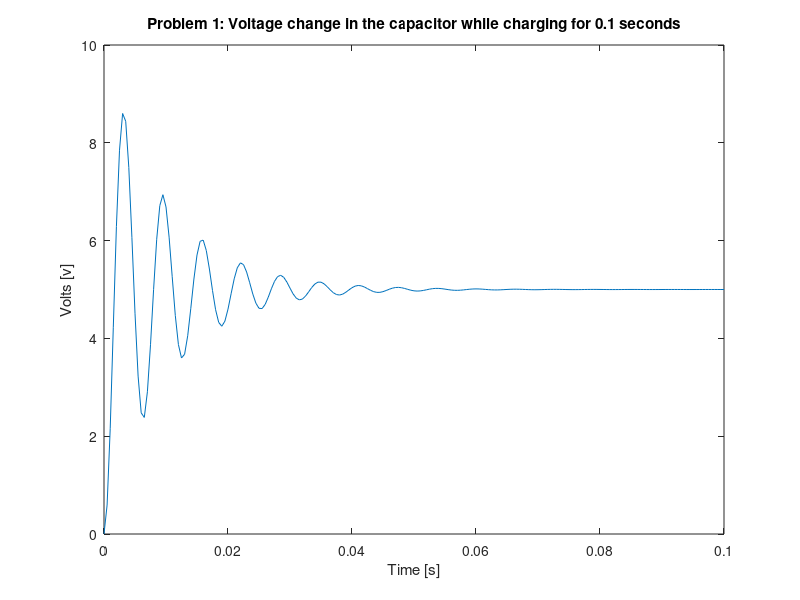
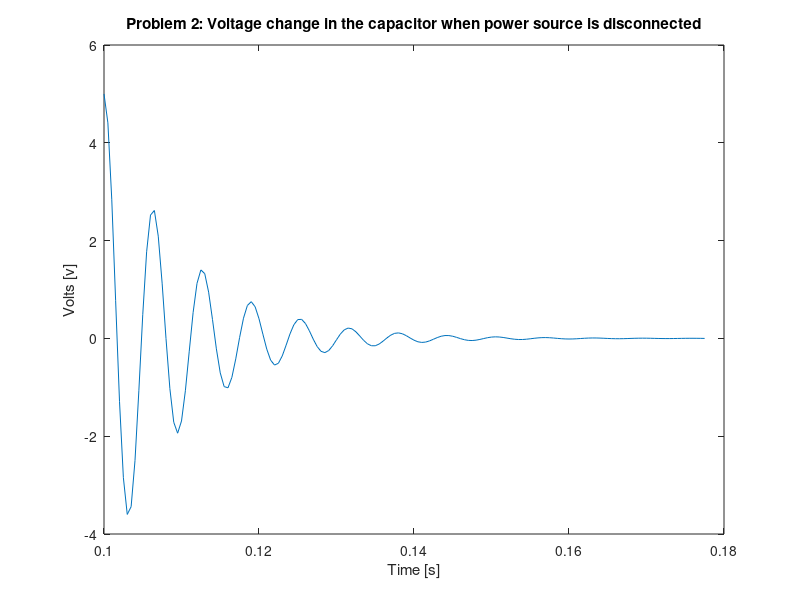

Reproduce these figures in MATLAB, in order.
close all; clear *; clc;

%%%Problem1: 

%%%CONSTANTS, Provided by professor:
RESISTANCE = 200;
VOLTAGE = 5;
INDUCTANCE = 1; %%% 1H
CAPACITANCE = .000001; %%% C =1?F
INTERVAL = .1;

%%% Form a system of equations
%%% Use first derivative of V "z"
f_xyz = @(x, y, z) z;
g_xyz = @(x, y, z) (VOLTAGE - RESISTANCE * CAPACITANCE * z - y) / CAPACITANCE * INDUCTANCE;

v(1) = 0;
dv(1) = 0;

h = 0.0005;
t = 0:h:.1;
counter = 1;

for ti = t
    k0 = h * f_xyz(t(counter), v(counter), dv(counter));
    l0 = h * g_xyz(t(counter), v(counter), dv(counter));
    k1 = h * f_xyz(t(counter) + h/2, v(counter) + k0/2, dv(counter) + l0/2);
    l1 = h * g_xyz(t(counter) + h/2, v(counter) + k0/2, dv(counter) + l0/2);
    k2 = h * f_xyz(t(counter) + h/2, v(counter) + k1/2, dv(counter) + l1/2);
    l2 = h * g_xyz(t(counter) + h/2, v(counter) + k1/2, dv(counter) + l1/2);
    k3 = h * f_xyz(t(counter) + h, v(counter) + k2, dv(counter) + l2);
    l3 = h * g_xyz(t(counter) + h, v(counter) + k2, dv(counter) + l2);
    v(counter+1) = v(counter) + (k0 + 2*k1 + 2*k2 + k3)/6;
    dv(counter+1) = dv(counter) + (l0 + 2*l1 + 2* l2 + l3)/6;
    
    counter = counter + 1;
end 
v(end) = [];
dv(end) = [];
plot(t,v)
title('Problem 1: Voltage change in the capacitor while charging for 0.1 seconds');
ylabel('Volts [v]');
xlabel('Time [s]');

disp('Problem 1: ');
disp(['The voltage at time ' num2str(t(end)) ' was ' num2str(v(end)), ' volts'])


%%% Problem 2:
disp(newline);
disp('Problem 2:')


prevV = v(end);
prevT = t(end);
prevDV = dv(end);
%%% Reset the values of t, v, and dv
t = [];
v = [];
dv = [];
%%% set v and dv initial conditions to previous conditions
%%t = prevT:h:prevT*2;
VOLTAGE = 0; %% source off
f_xyz = @(x, y, z) z;
g_xyz = @(x, y, z) (VOLTAGE - RESISTANCE * CAPACITANCE * z - y) / CAPACITANCE * INDUCTANCE;


v(1) = prevV;
dv(1) = prevDV;
t = prevT;
counter = 1;
maxIterations = 500;
tolerance = .0001;
while counter < maxIterations
    k0 = h * f_xyz(t(counter), v(counter), dv(counter));
    l0 = h * g_xyz(t(counter), v(counter), dv(counter));
    k1 = h * f_xyz(t(counter) + h/2, v(counter) + k0/2, dv(counter) + l0/2);
    l1 = h * g_xyz(t(counter) + h/2, v(counter) + k0/2, dv(counter) + l0/2);
    k2 = h * f_xyz(t(counter) + h/2, v(counter) + k1/2, dv(counter) + l1/2);
    l2 = h * g_xyz(t(counter) + h/2, v(counter) + k1/2, dv(counter) + l1/2);
    k3 = h * f_xyz(t(counter) + h, v(counter) + k2, dv(counter) + l2);
    l3 = h * g_xyz(t(counter) + h, v(counter) + k2, dv(counter) + l2);
    v(counter+1) = v(counter) + (k0 + 2*k1 + 2*k2 + k3)/6;
    dv(counter+1) = dv(counter) + (l0 + 2*l1 + 2* l2 + l3)/6;
    
    t = [t t(end)+h];
    
    if abs(v(end)) < tolerance
        break;
    end
    counter = counter + 1;
end
figure;
plot(t,v);
xlabel('Time [s]');
ylabel('Volts [v]');
title('Problem 2: Voltage change in the capacitor when power source is disconnected');

disp(['Starting at time ' num2str(t(1)) 's it took ' num2str(t(end)-t(1)) ' seconds to discharge the capacitor.']) 
disp(['The above mentioned value is with a tolerance for zero of ' num2str(tolerance)])

%%% Problem 3:
disp(newline);
disp('Problem 3:');


%%% Problem 4:
disp(newline);
disp('Problem 4:');


%%% Problem 5:
disp(newline);
disp('Problem 5:');

%%% Problem 6:
disp(newline);
disp('Problem 6:');
